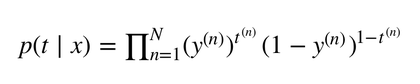
%> input picture data/test_overall/12.png, 420 x 84 px, shrunk from 882 x 176 before the run
$ octave cut_test.m   (GNU Octave 9; MATLAB toolbox functions it lacks are replaced by stand-ins)
%> lines starting %> are read from the running program, lines starting %| are printed output that depends on the picture; in (x1, y1, x2, y2) boxes, pixels count from 0 and x2, y2 are one past the last pixel; in counts of white or black regions, pixels touching at a corner belong together; the program's own positions count from 1
### code/rough_cut.m
function [result, coordinate] = rough_cut(im, current_origin)

result = {};
coordinate = [];
n = size(im);
n = max(n);
for i = 1:n
    tempt1 = im{i};
    tempt2 = current_origin(i,:);

    sum_col = sum(tempt1, 1);
    sum_row = sum(tempt1, 2);

    indices_col = find(sum_col == size(tempt1,1));
    indices_row = find(sum_row == size(tempt1,2));

    if( isempty(indices_col) && isempty(indices_row) )
        result = [result, tempt1];
        coordinate = [coordinate; tempt2 tempt2(1)+size(tempt1, 1)-1 tempt2(2)+size(tempt1, 2)-1];

    elseif( ~isempty(indices_col) )
        [cut_vertical, origin_vertical] = cut_element_vertical(tempt1, tempt2);
        [tempt_result, tempt_coordinate] = rough_cut(cut_vertical, origin_vertical);
        result = [result, tempt_result];
        coordinate = [coordinate; tempt_coordinate];

    else
        [cut_horizontal, origin_horizontal] = cut_element_horizontal(tempt1, tempt2);
        [tempt_result, tempt_coordinate] = rough_cut(cut_horizontal, origin_horizontal);
        result = [result, tempt_result];
        coordinate = [coordinate; tempt_coordinate];
    end

end


### code/cut_element_vertical.m
function [result, result_origin_coordinate] = cut_element_vertical(im, origin_coordinate)

result = {};
result_origin_coordinate = [];
i=1;
while 1
    sum_col = sum(im,1);

    indices_col_1 = find(sum_col ~= size(im,1));

    if isempty(indices_col_1)
        break;
    end

    if size(indices_col_1,2) == size(im,2);
        result{i} = im;
        result_origin_coordinate = [result_origin_coordinate; origin_coordinate];
        break;
    end

    im = im(:,indices_col_1(1):size(im,2) );
    if i > 1
        origin_coordinate(2) = indices_col_1(1)+indices_col_2(1)+result_origin_coordinate(i-1,2)-2;
    else
        origin_coordinate(2) = indices_col_1(1) + origin_coordinate(2) -1 ;
    end

    sum_col = sum(im,1);

    indices_col_2 = find(sum_col == size(im,1));

    if isempty(indices_col_2)
        result{i} = im;
        result_origin_coordinate = [result_origin_coordinate; origin_coordinate];
        break;
    else
        result{i} = im(:,1:indices_col_2(1)-1);
        result_origin_coordinate = [result_origin_coordinate; origin_coordinate];
    end


    im = im(:,indices_col_2(1):size(im,2));
    origin_coordinate(2) = indices_col_2(1);

    i = i+1;
end


% [22 lines of commented-out code are left out]

### code/deep_cut.m
function [output_imgs, output_boundries] = deep_cut(in_m, g)
    output_imgs = cell(0);
    output_boundries = zeros(0,4);
    m = reverse(in_m);
    while (sum(m(:)) ~= 0)
        temp = zeros(size(m));
        [y0, x0] = find_topmost(m);
        [m, temp, boundry] = find_connected_component(m, temp, y0, x0, [y0, x0, y0, x0]);
        output_imgs = [output_imgs reverse(temp(boundry(1):boundry(3),boundry(2):boundry(4)))];
        output_boundries = [output_boundries; boundry + [g(1), g(3), g(1), g(3) ]];
    end
end

function new_img = reverse(m)
   new_img = zeros(size(m));
   for i = 1:size(m,1)
       for j = 1:size(m,2)
           if m(i,j) == 0
               new_img(i,j) = 1;
           end
       end
   end
end

% [75 lines left out: functions find_topmost, find_connected_component, not called in this run]

### code/combine_equal_sign.m
function [result, coordinate] = combine_equal_sign(origin_result, origin_coordinate, origin_image)

Num = size(origin_result, 2);
i = 1;

while(i < Num)
    if(origin_coordinate(i,2) == origin_coordinate(i+1,2) && origin_coordinate(i,4) == origin_coordinate(i+1,4))

        origin_result{i} = origin_image(origin_coordinate(i,1) : origin_coordinate(i+1,3),origin_coordinate(i,2) : origin_coordinate(i,4));
        origin_result(i+1) = [];

        origin_coordinate(i,3:4) = [origin_coordinate(i+1,3), origin_coordinate(i+1,4)];

        origin_coordinate(i+1,:) = [];

        Num = Num - 1;
    end
    i = i + 1;
end

result = origin_result;
coordinate = origin_coordinate;


### code/combine_dot.m
function [result, coordinate] = combine_dot(origin_result, origin_coordinate, origin_image)

Num = size(origin_result, 2);
i = 1;
which_one = 0;

while(i <= Num)
    ratio_1 = 1 - sum(sum(origin_result{i})) / (size(origin_result{i},1) * size(origin_result{i},2));

    ratio_2 = min(size(origin_result{i})) / max(size(origin_result{i}));

    if(ratio_1 >= 0.6 && ratio_2 >= 0.6)
        if(i == Num)
            if origin_coordinate(i,2) < origin_coordinate(i-1,4) && origin_coordinate(i,4) > origin_coordinate(i-1,2)
                min_row = origin_coordinate(i-1,1);
                min_col = min(origin_coordinate(i,2),origin_coordinate(i-1,2));
                max_row = origin_coordinate(i, 3);
                max_col = max(origin_coordinate(i,4), origin_coordinate(i-1,4));
                origin_result{i-1} = origin_image(min_row:max_row, min_col:max_col);
                origin_result(i) = [];

                origin_coordinate(i-1,:) = [min_row, min_col, max_row, max_col];

                origin_coordinate(i,:) = [];

                Num = Num -1;
            else
                min_row = min(origin_coordinate(i-1,1), origin_coordinate(i,1));
                min_col = origin_coordinate(i,2);
                max_row = max(origin_coordinate(i,3), origin_coordinate(i-1,3));
                max_col = origin_coordinate(i,4);
                origin_coordinate(i,:) = [min_row, min_col, max_row, max_col];
                origin_result{i} = origin_image(min_row:max_row, min_col:max_col);
            end
            i = i + 1;
            continue
        end

        if origin_coordinate(i,2) < origin_coordinate(i+1,4) && origin_coordinate(i,4) > origin_coordinate(i+1,2)
            if origin_coordinate(i,2) < origin_coordinate(i-1,4) && origin_coordinate(i,4) > origin_coordinate(i-1,2)
                if abs( origin_coordinate(i,3) - origin_coordinate(i+1,1)) < abs( origin_coordinate(i,1) - origin_coordinate(i-1,3))
                    which_one = 2;
                else
                    which_one = 1;
                end
            else
                which_one = 2;
            end
        elseif origin_coordinate(i,2) < origin_coordinate(i-1,4) && origin_coordinate(i,4) > origin_coordinate(i-1,2)
            which_one = 1;
        end


        if which_one == 2
                min_row = origin_coordinate(i,1);
                min_col = min(origin_coordinate(i,2),origin_coordinate(i+1,2));
                max_row = origin_coordinate(i+1, 3);
                max_col = max(origin_coordinate(i,4), origin_coordinate(i+1,4));
                origin_result{i} = origin_image(min_row:max_row, min_col:max_col);
                origin_result(i+1) = [];
                origin_coordinate(i,:) = [min_row, min_col, max_row, max_col];
                origin_coordinate(i+1,:) = [];
                Num = Num - 1;
        end

        if which_one == 1
                min_row = origin_coordinate(i-1,1);
                min_col = min(origin_coordinate(i,2),origin_coordinate(i-1,2));
                max_row = origin_coordinate(i, 3);
                max_col = max(origin_coordinate(i,4), origin_coordinate(i-1,4));
                origin_result{i-1} = origin_image(min_row:max_row, min_col:max_col);
                origin_result(i) = [];

                origin_coordinate(i-1,:) = [min_row, min_col, max_row, max_col];

                origin_coordinate(i,:) = [];

                Num = Num -1;
        end

        if which_one == 0
             min_row = min(origin_coordinate(i-1,1), origin_coordinate(i,1));
             min_col = origin_coordinate(i,2);
             max_row = max(origin_coordinate(i,3), origin_coordinate(i-1,3));
             max_col = origin_coordinate(i,4);
             origin_coordinate(i,:) = [min_row, min_col, max_row, max_col];
             origin_result{i} = origin_image(min_row:max_row, min_col:max_col);
        end
    end

    i = i + 1;
    which_one = 0;
end

result = origin_result;
coordinate = origin_coordinate;


### code/cut_test.m
%%

%EECS 445 Group Project
%LaTex Transformer

addpath(genpath(fullfile('tmp')));
addpath(genpath(fullfile('classification_code')));
addpath(genpath(fullfile('toolbox')));
run('toolbox/vlfeat-0.9.20/toolbox/vl_setup')
%> (this line was passed over: vl_setup is not available in this run)

%% Image Preprocessing

%% Rough Segmentation


im = imread('really_good_images/12.png');
%> im is the input picture: size 84x420x3 uint8; min 0, max 255, mean 246.2
im = im2bw(im,0.9);
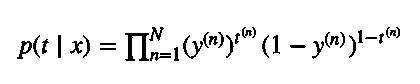
%> im: size 84x420 logical; 94.4% white; black in thin lines or dots, all inside (x1, y1, x2, y2) = (17, 27, 400, 61)

image{1} = im;
[rough_result, rough_coord] = rough_cut(image, [1 1]);
%> in rough_cut, `n = size(im);`: n = [1 1]
%> in rough_cut, `n = max(n);`: n = 1
%> the loop in rough_cut, `for i = 1:n` made 1 pass
%> (tempt2, result) on pass 1: ([1 1], {})
%> after the loop in rough_cut, `for i = 1:n`: coordinate = 24 rows, first 8: [42 18 59 32; 36 34 58 40; 40 43 54 49; 36 59 58 61; 36 71 58 90; 44 101 45 116; 49 101 50 116; 28 126 61 171]; origin_vertical = 23 rows, first 12: [1 18; 1 34; 1 43; 1 59; 1 71; 1 101; 1 126; 1 175; 1 184; 1 227; 1 236; 1 243]; tempt_coordinate has the same summary as coordinate
%> rough_result = 24 items; rough_coord has the same summary as coordinate in rough_cut

rough_coord = [rough_coord(:,1) rough_coord(:,3) rough_coord(:,2) rough_coord(:,4)];
%> rough_coord = 24 rows, first 8: [42 59 18 32; 36 58 34 40; 40 54 43 49; 36 58 59 61; 36 58 71 90; 44 45 101 116; 49 50 101 116; 28 61 126 171]


%% Deep Segmentation

deep_result = cell(0);
deep_coord = zeros(0,4);

for i = 1:size(rough_result,2)
    [new_result, result_boundries] = deep_cut(rough_result{i}, rough_coord(i,:));
    deep_result = [deep_result new_result];
    deep_coord = [deep_coord; result_boundries];
end
%> this loop made 24 passes
%> result_boundries on passes 4, 5, 6, 7, 9, 11, 12, 13, 14, 15, 16, 17: [37 60 59 62], [37 85 59 91; 43 72 55 84], [45 102 46 117], [50 102 51 117], [49 176 62 180], [37 228 59 235], [35 237 45 241], [29 244 39 253; 29 254 39 257], [37 264 59 270], [37 275 55 281], [47 292 49 307], [43 314 60 325]
%> deep_coord on passes 1 to 3: [43 19 60 33], [43 19 60 33; 37 35 59 41], [43 19 60 33; 37 35 59 41; 41 44 55 50]
%> after the loop, deep_coord = 35 rows, first 8: [43 19 60 33; 37 35 59 41; 41 44 55 50; 37 60 59 62; 37 85 59 91; 43 72 55 84; 45 102 46 117; 50 102 51 117]
%result = deep_result;
%coord = deep_coord;
[result coord] = combine_equal_sign(deep_result,deep_coord,im);
%> in combine_equal_sign, `Num = size(origin_result, 2);`: Num = 35
%> the loop in combine_equal_sign, `while(i < Num)` made 33 passes
%> Num on pass 7: 34
%> after the loop in combine_equal_sign, `while(i < Num)`: origin_coordinate = 34 rows, first 8: [43 19 60 33; 37 35 59 41; 41 44 55 50; 37 60 59 62; 37 85 59 91; 43 72 55 84; 45 102 51 117; 29 151 42 165]; origin_result = 34 items
%> in combine_equal_sign, `coordinate = origin_coordinate;`: coordinate has the same summary as origin_coordinate
%> result = 34 items; coord has the same summary as origin_coordinate in combine_equal_sign
[result coord] = combine_dot(result,coord,im);
%> the loop in combine_dot, `while(i <= Num)` made 34 passes
%> (ratio_1, ratio_2, min_row, min_col, max_row, max_col) on passes 16, 26, 34: (0.654, 1, 37, 211, 60, 219), (0.642, 1, 34, 332, 49, 340), (0.806, 1, 29, 392, 39, 397)
%> (ratio_1, ratio_2) on passes 1 to 6: (0.404, 0.833), (0.348, 0.304), (0.495, 0.467), (1, 0.13), (0.348, 0.304), (0.42, 1)

coord = [coord(:,1) coord(:,3) coord(:,2) coord(:,4)];
%> coord = 34 rows, first 8: [43 60 19 33; 37 59 35 41; 41 55 44 50; 37 59 60 62; 37 59 85 91; 43 55 72 84; 45 51 102 117; 29 42 151 165]

for i = 1:size(result,2)
    figure(i);
    imshow(result{i});
end
%> this loop made 34 passes

$ run again, with data/test_overall/11.png copied over data/test_overall/12.png
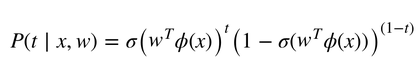
%> input picture data/test_overall/11.png, 420 x 82 px, shrunk from 962 x 188 before the run
%> im is the input picture: size 82x420x3 uint8; min 0, max 255, mean 246.6
%> `im = im2bw(im,0.9);`:
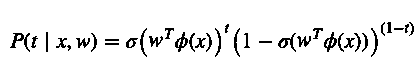
%> im: size 82x420 logical; 94.6% white; black in thin lines or dots, all inside (x1, y1, x2, y2) = (10, 22, 414, 57)
%> in rough_cut, `n = size(im);`: n = [1 1]
%> in rough_cut, `n = max(n);`: n = 1
%> the loop in rough_cut, `for i = 1:n` made 1 pass
%> (tempt2, result) on pass 1: ([1 1], {})
%> after the loop in rough_cut, `for i = 1:n`: coordinate = 30 rows, first 8: [34 11 52 30; 37 32 48 38; 33 47 52 48; 39 57 51 71; 39 77 48 90; 34 92 52 97; 40 106 41 119; 44 106 45 119]; origin_vertical = 29 rows, first 12: [1 11; 1 32; 1 47; 1 57; 1 77; 1 92; 1 106; 1 127; 1 141; 1 150; 1 166; 1 176]; tempt_coordinate has the same summary as coordinate
%> `[rough_result, rough_coord] = rough_cut(image, [1 1]);`: rough_result = 30 items; rough_coord has the same summary as coordinate in rough_cut
%> `rough_coord = [rough_coord(:,1) rough_coord(:,3) rough_coord(:,2) roug..`: rough_coord = 30 rows, first 8: [34 52 11 30; 37 48 32 38; 33 52 47 48; 39 51 57 71; 39 48 77 90; 34 52 92 97; 40 41 106 119; 44 45 106 119]
%> the loop `for i = 1:size(rough_result,2)` made 30 passes
%> result_boundries on passes 4 to 11: [40 58 49 68; 47 69 52 72], [40 78 49 91], [35 93 53 98], [41 107 42 120], [45 107 46 120], [40 128 49 139], [30 142 58 148], [38 151 48 164]
%> after the loop `for i = 1:size(rough_result,2)`: deep_coord = 36 rows, first 8: [35 12 53 31; 38 33 49 39; 34 48 53 49; 40 58 49 68; 47 69 52 72; 40 78 49 91; 35 93 53 98; 41 107 42 120]
%> in combine_equal_sign, `Num = size(origin_result, 2);`: Num = 36
%> the loop in combine_equal_sign, `while(i < Num)` made 34 passes
%> Num on pass 8: 35
%> after the loop in combine_equal_sign, `while(i < Num)`: origin_coordinate = 35 rows, first 8: [35 12 53 31; 38 33 49 39; 34 48 53 49; 40 58 49 68; 47 69 52 72; 40 78 49 91; 35 93 53 98; 41 107 46 120]; origin_result = 35 items
%> in combine_equal_sign, `coordinate = origin_coordinate;`: coordinate has the same summary as origin_coordinate
%> `[result coord] = combine_equal_sign(deep_result,deep_coord,im);`: coord has the same summary as origin_coordinate in combine_equal_sign
%> the loop in combine_dot, `while(i <= Num)` made 35 passes
%> (ratio_1, ratio_2) on passes 1 to 8: (0.339, 0.95), (0.452, 0.583), (1, 0.1), (0.455, 0.909), (0.583, 0.667), (0.493, 0.714), (0.386, 0.316), (0.464, 0.429)
%> `coord = [coord(:,1) coord(:,3) coord(:,2) coord(:,4)];`: coord = 35 rows, first 8: [35 53 12 31; 38 49 33 39; 34 53 48 49; 40 49 58 68; 47 52 69 72; 40 49 78 91; 35 53 93 98; 41 46 107 120]
%> the loop `for i = 1:size(result,2)` made 35 passes
